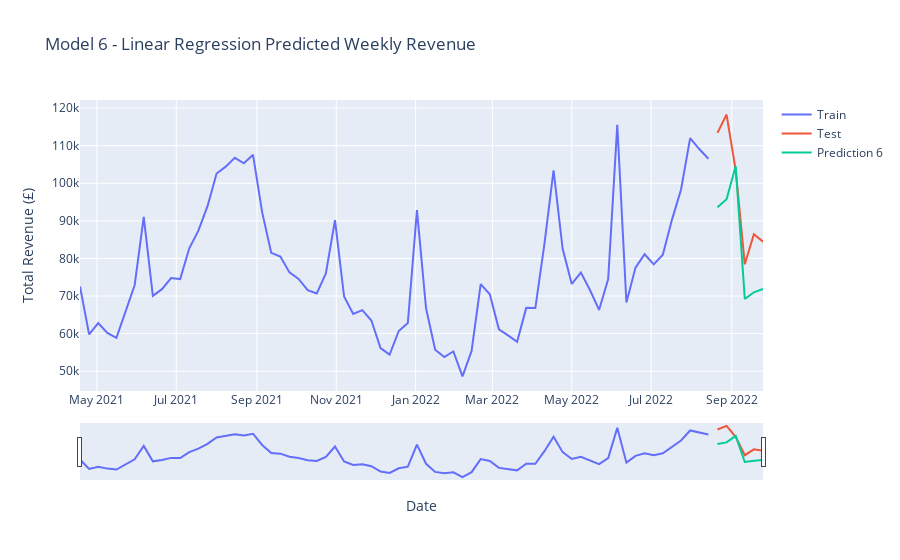

Write notebook code for a chart like this one.
### Code cell
fig = go.Figure()
fig.add_trace(go.Scatter(x=train.index, 
                         y=train['Total_Revenue'], mode='lines', name='Train'))
fig.add_trace(go.Scatter(x=test.index, 
                         y=test['Total_Revenue'], mode='lines', name='Test'))
fig.add_trace(go.Scatter(x=test.index, 
                         y=prediction_6, mode='lines', name='Prediction 6'))

fig.update_xaxes(rangeslider_visible=True)
fig.update_layout(
    yaxis_title='Total Revenue (£)', 
    xaxis_title='Date',
    title='Model 6 - Linear Regression Predicted Weekly Revenue'
)
fig.show()
